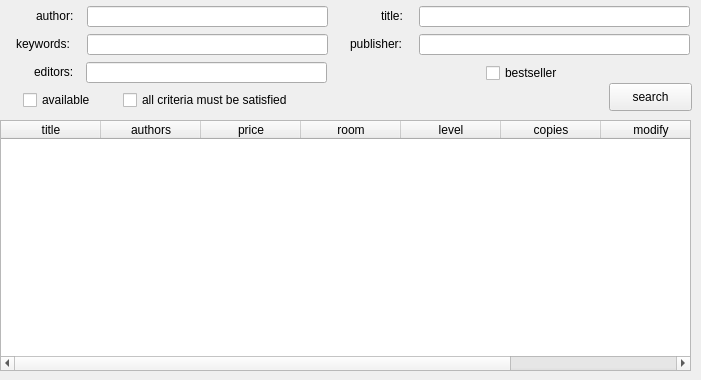
     <widget class="QWidget" name="tab_vas">
      <attribute name="title">
       <string>audio/video</string>
      </attribute>
      <widget class="QLabel" name="label_28">
       <property name="geometry">
        <rect>
         <x>36</x>
         <y>6</y>
         <width>51</width>
         <height>20</height>
        </rect>
       </property>
       <property name="text">
        <string>author:</string>
       </property>
      </widget>
      <widget class="QLineEdit" name="line_keywords_va">
       <property name="geometry">
        <rect>
         <x>87</x>
         <y>34</y>
         <width>241</width>
         <height>21</height>
        </rect>
       </property>
      </widget>
      <widget class="QLineEdit" name="line_publisher_va">
       <property name="geometry">
        <rect>
         <x>419</x>
         <y>34</y>
         <width>271</width>
         <height>21</height>
        </rect>
       </property>
      </widget>
      <widget class="QCheckBox" name="checkbox_criteria_va">
       <property name="geometry">
        <rect>
         <x>123</x>
         <y>87</y>
         <width>201</width>
         <height>26</height>
        </rect>
       </property>
       <property name="text">
        <string>all criteria must be satisfied</string>
       </property>
      </widget>
      <widget class="QLabel" name="label_29">
       <property name="geometry">
        <rect>
         <x>381</x>
         <y>6</y>
         <width>31</width>
         <height>20</height>
        </rect>
       </property>
       <property name="text">
        <string>title:</string>
       </property>
      </widget>
      <widget class="QLineEdit" name="line_title_va">
       <property name="geometry">
        <rect>
         <x>419</x>
         <y>6</y>
         <width>271</width>
         <height>21</height>
        </rect>
       </property>
      </widget>
      <widget class="QLabel" name="label_31">
       <property name="geometry">
        <rect>
         <x>34</x>
         <y>62</y>
         <width>51</width>
         <height>20</height>
        </rect>
       </property>
       <property name="text">
        <string>editors:</string>
       </property>
      </widget>
      <widget class="QLineEdit" name="line_authors_va">
       <property name="geometry">
        <rect>
         <x>87</x>
         <y>6</y>
         <width>241</width>
         <height>21</height>
        </rect>
       </property>
      </widget>
      <widget class="QLineEdit" name="line_editors_va">
       <property name="geometry">
        <rect>
         <x>86</x>
         <y>62</y>
         <width>241</width>
         <height>21</height>
        </rect>
       </property>
      </widget>
      <widget class="QCheckBox" name="checkbox_bestseller_va">
       <property name="geometry">
        <rect>
         <x>486</x>
         <y>60</y>
         <width>89</width>
         <height>26</height>
        </rect>
       </property>
       <property name="text">
        <string>bestseller</string>
       </property>
      </widget>
      <widget class="QLabel" name="label_32">
       <property name="geometry">
        <rect>
         <x>350</x>
         <y>34</y>
         <width>61</width>
         <height>20</height>
        </rect>
       </property>
       <property name="text">
        <string>publisher:</string>
       </property>
      </widget>
      <widget class="QPushButton" name="button_search_vas">
       <property name="geometry">
        <rect>
         <x>609</x>
         <y>83</y>
         <width>83</width>
         <height>28</height>
        </rect>
       </property>
       <property name="text">
        <string>search</string>
       </property>
      </widget>
      <widget class="QLabel" name="label_33">
       <property name="geometry">
        <rect>
         <x>16</x>
         <y>34</y>
         <width>71</width>
         <height>20</height>
        </rect>
       </property>
       <property name="text">
        <string>keywords:</string>
       </property>
      </widget>
      <widget class="QCheckBox" name="checkbox_available_va">
       <property name="geometry">
        <rect>
         <x>23</x>
         <y>87</y>
         <width>81</width>
         <height>26</height>
        </rect>
       </property>
       <property name="text">
        <string>available</string>
       </property>
      </widget>
      <widget class="QTableWidget" name="table_search_va">
       <property name="geometry">
        <rect>
         <x>0</x>
         <y>120</y>
         <width>691</width>
         <height>251</height>
        </rect>
       </property>
       <column>
        <property name="text">
         <string>title</string>
        </property>
       </column>
       <column>
        <property name="text">
         <string>authors</string>
        </property>
       </column>
       <column>
        <property name="text">
         <string>price</string>
        </property>
       </column>
       <column>
        <property name="text">
         <string>room</string>
        </property>
       </column>
       <column>
        <property name="text">
         <string>level</string>
        </property>
       </column>
       <column>
        <property name="text">
         <string>copies</string>
        </property>
       </column>
       <column>
        <property name="text">
         <string>modify</string>
        </property>
       </column>
       <column>
        <property name="text">
         <string>delete</string>
        </property>
       </column>
      </widget>
     </widget>
